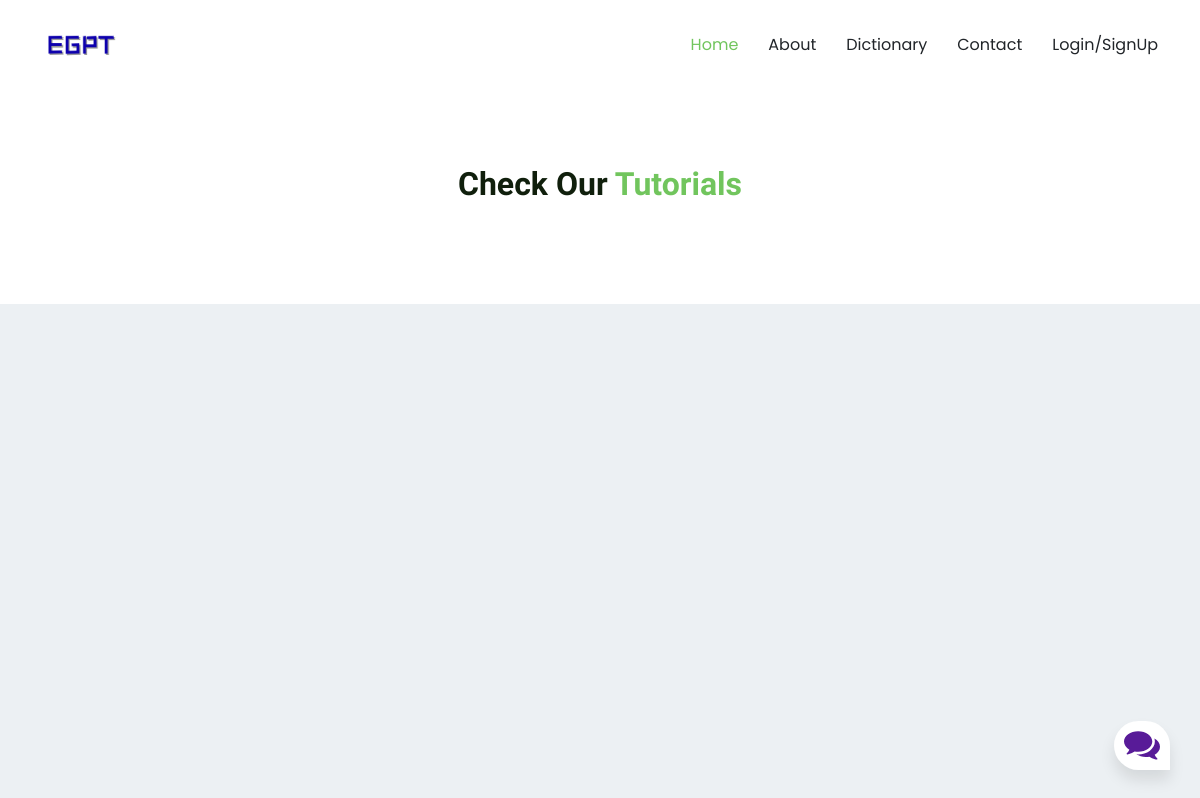
Before: /learning with the older database file.
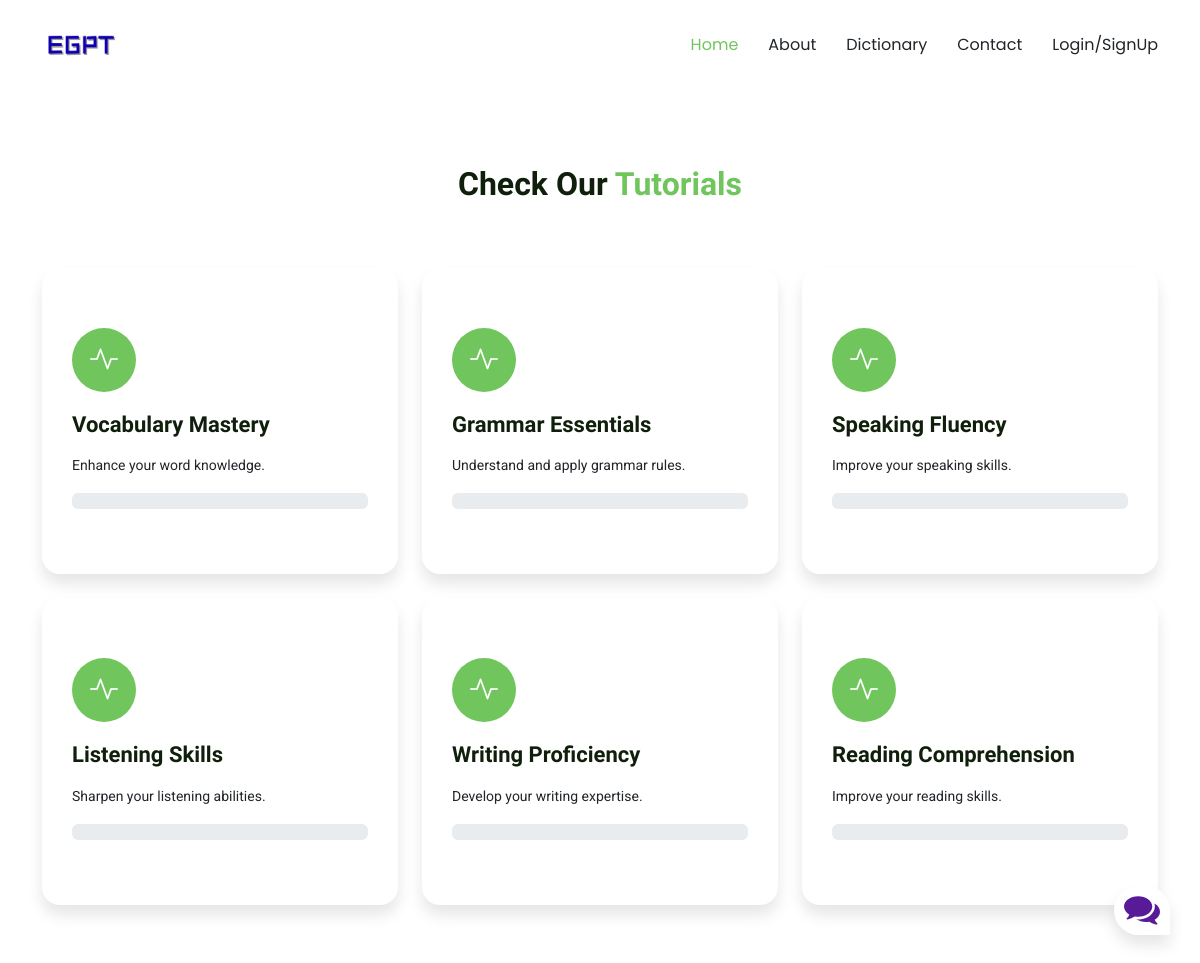
After: the same page with the newer database file.
### EGPT/models.py (models this page shows, shortened)
class Service(db.Model):
    id = db.Column(db.Integer, primary_key=True)
    name = db.Column(db.String(100), unique=True, nullable=False)
    description = db.Column(db.Text, nullable=True)
    tutorials = db.relationship('Tutorial', backref='service', lazy=True)

### EGPT/main/routes.py (the view)
@main.route('/learning', methods=['GET'])
def learning():
    services = Service.query.all()
    service_list = []
    for service in services:
        total_tutorials = len(service.tutorials)
        if current_user.is_authenticated:
            viewed_tutorials = UserProgress.query.filter_by(user_id=current_user.id, is_viewed=True).filter(UserProgress.tutorial_id.in_([t.id for t in service.tutorials])).count()
            progress = (viewed_tutorials / total_tutorials) * 100 if total_tutorials > 0 else 0
        else:
            progress = 0
        service_list.append({
            'name': service.name,
            'description': service.description,
            'progress': progress
        })
    return render_template('learning.html', services=service_list)

### EGPT/templates/learning.html (shortened to what this page needs)
{% extends 'layout.html' %}
{% block content %}
<link href="{{url_for('static', filename='css/services.css')}}" rel="stylesheet">
<section id="services" class="services section">
  <div class="container section-title" data-aos="fade-up">
    <div><span>Check Our</span> <span class="description-title">Tutorials</span></div>
  </div>
  <div class="container">
    <div class="row gy-4">
      {% for service in services %}
    <div class="col-lg-4 col-md-6" data-aos="fade-up" data-aos-delay="{{ loop.index * 100 }}">
        <div class="service-item position-relative">
            <div class="icon">
                <i class="bi bi-activity"></i>
            </div>
            <a href="{{ url_for('main.service_detail', service_name=service.name.replace(' ', '_')) }}" class="stretched-link">
                <h3>{{ service.name }}</h3>
            </a>
            <p>{{ service.description }}</p>
            <div class="progress mt-3">
            </div>
        </div>
    </div>
{% endfor %}
    </div>
  </div>
</section>
{% endblock content %}

### EGPT/templates/layout.html (shortened to what this page needs)
<!DOCTYPE html>
<html lang="en">
<head>
  <link href="{{url_for('static', filename='vendor/bootstrap/css/bootstrap.min.css')}}" rel="stylesheet">
  <link href="{{url_for('static', filename='vendor/bootstrap-icons/bootstrap-icons.css')}}" rel="stylesheet">
  <link href="{{url_for('static', filename='vendor/aos/aos.css')}}" rel="stylesheet">
  <link href="{{url_for('static', filename='vendor/glightbox/css/glightbox.min.css')}}" rel="stylesheet">
  <link href="{{url_for('static', filename='css/main.css')}}" rel="stylesheet">
  <link href="{{url_for('static', filename='css/chatbot.css')}}" rel="stylesheet">
  <link href="{{url_for('static', filename='css/about.css')}}" rel="stylesheet">
  <link href="{{url_for('static', filename='css/contact.css')}}" rel="stylesheet">
</head>
<body class="index-page">
  <header id="header" class="header d-flex align-items-center sticky-top">
    <div class="container-fluid container-xl position-relative d-flex align-items-center justify-content-between">
      <a href="{{url_for('main.home')}}" class="logo d-flex align-items-center">
        <img src="{{url_for('static', filename='img/egpt.png')}}" alt="">
      </a>
      <nav id="navmenu" class="navmenu">
        <ul>
          <li><a href="{{url_for('main.home')}}" class="active">Home</a></li>
          <li><a href="{{url_for('main.about')}}">About</a></li>
          <li><a href="{{url_for('main.dictionary')}}">Dictionary</a></li>
          <li><a href="{{url_for('main.contact_us')}}">Contact</a></li>
          {% if current_user.is_authenticated %}
          <li class="dropdown"><a href="#"><span> {{current_user.username}}</span> <i class="bi bi-chevron-down toggle-dropdown"></i></a>
            <ul>
              <li><a href="{{url_for('users.logout')}}">logout</a></li>
              <li class="dropdown"><a href="#"><span>Learning</span> <i class="bi bi-chevron-down toggle-dropdown"></i></a>
                <ul>
                  <li><a href="{{ url_for('main.service_detail', service_name='Vocabulary Mastery'.replace(' ', '_'))}}">Vocabulary Mastery</a></li>
                  <li><a href="{{ url_for('main.service_detail', service_name='Grammar Essentials'.replace(' ', '_'))}}">Grammar Essentials</a></li>
                  <li><a href="{{ url_for('main.service_detail', service_name='Speaking Fluency'.replace(' ', '_'))}}">Speaking Fluency</a></li>
                  <li><a href="{{ url_for('main.service_detail', service_name='Listening Skills'.replace(' ', '_'))}}">Listening Skills</a></li>
                  <li><a href="{{ url_for('main.service_detail', service_name='Writing Proficiency'.replace(' ', '_'))}}">Writing Proficiency</a></li>
                  <li><a href="{{ url_for('main.service_detail', service_name='Reading Comprehension'.replace(' ', '_'))}}">Reading Comprehension</a></li>
                </ul>
              </li>
              <li><a href="{{url_for('users.account')}}">My profile</a></li>
              <!-- <li><a href="#">Dropdown 3</a></li>
              <li><a href="#">Dropdown 4</a></li> -->
            </ul>
          </li>
          {%else:%}
            <li><a href="{{ url_for('users.register') }}">Login/SignUp</a></li>
          {%endif%}
        </ul>
      </nav>
    </div>
  </header>
  <main>
 {% block content %}{% endblock %}
 <div class="chatbox">
  <div class="chatbox__button">
      <button><img src="{{ url_for('static', filename='img/chatbox-icon.svg') }}" /></button>
  </div>
</div>
</main>
</body>
</html>

### EGPT/static/css/main.css (style rules this page uses)
:root { --default-font: "Roboto", system-ui, -apple-system, "Segoe UI", Roboto, "Helvetica Neue", Arial, "Noto Sans", "Liberation Sans", sans-serif, "Apple Color Emoji", "Segoe UI Emoji", "Segoe UI Symbol", "Noto Color Emoji"; --heading-font: "Raleway", sans-serif; --nav-font: "Poppins", sans-serif; }
:root { --background-color: #ffffff; --default-color: #212529; --heading-color: #101f0c; --accent-color: #71c55d; --surface-color: #ffffff; --contrast-color: #ffffff; }
:root { --nav-color: #212529; --nav-hover-color: #71c55d; --nav-mobile-background-color: #ffffff; --nav-dropdown-background-color: #ffffff; --nav-dropdown-color: #212529; --nav-dropdown-hover-color: #71c55d; }
:root { scroll-behavior: smooth; }
body { color: var(--default-color); background-color: var(--background-color); font-family: var(--default-font); }
a { color: var(--accent-color); text-decoration: none; transition: 0.3s; }
h1, h2, h3, h4, h5, h6 { color: var(--heading-color); font-family: var(--heading-font); }
.header { color: var(--default-color); background-color: var(--background-color); padding: 15px 0; transition: all 0.5s; z-index: 997; }
.header .logo { line-height: 1; }
.header .logo img { max-height: 32px; margin-right: 8px; }
@media (min-width: 1200px) { .navmenu { padding: 0; } }
@media (min-width: 1200px) { .navmenu ul { margin: 0; padding: 0; display: flex; list-style: none; align-items: center; } }
@media (min-width: 1200px) { .navmenu li { position: relative; } }
@media (min-width: 1200px) { .navmenu a, .navmenu a:focus { color: var(--nav-color); padding: 18px 15px; font-size: 16px; font-family: var(--nav-font); font-weight: 400; display: flex; align-items: center; justify-content: space-between; white-space: nowrap; transition: 0.3s; } }
@media (min-width: 1200px) { .navmenu li:last-child a { padding-right: 0; } }
@media (min-width: 1200px) { .navmenu li:hover>a, .navmenu .active, .navmenu .active:focus { color: var(--nav-hover-color); } }
section, .section { color: var(--default-color); background-color: var(--background-color); padding: 60px 0; scroll-margin-top: 90px; overflow: clip; }
.section-title { text-align: center; padding-bottom: 60px; position: relative; }
.section-title div { color: var(--heading-color); margin: 10px 0 0 0; font-size: 32px; font-weight: 700; font-family: var(--heading-font); }
.section-title div .description-title { color: var(--accent-color); }
.description-title { color: var(--accent-color); }

### EGPT/static/css/chatbot.css (style rules this page uses)
.chatbox { position: absolute; bottom: 30px; right: 30px; }
.chatbox__button { text-align: right; }
.chatbox__button button, .chatbox__button button:focus, .chatbox__button button:visited { padding: 10px; background: white; border: none; outline: none; border-top-left-radius: 50px; border-top-right-radius: 50px; border-bottom-left-radius: 50px; box-shadow: 0px 10px 15px rgba(0, 0, 0, 0.1); cursor: pointer; }

### EGPT/static/css/services.css (style rules this page uses)
.services .service-item { background-color: var(--surface-color); box-shadow: 0px 5px 90px 0px rgba(0, 0, 0, 0.1); padding: 60px 30px; transition: all ease-in-out 0.3s; border-radius: 18px; border-bottom: 5px solid var(--surface-color); height: 100%; }
.services .service-item .icon { color: var(--contrast-color); background: var(--accent-color); margin: 0; width: 64px; height: 64px; border-radius: 50px; display: flex; align-items: center; justify-content: center; margin-bottom: 20px; font-size: 28px; transition: ease-in-out 0.3s; }
.services .service-item h3 { font-weight: 700; margin: 10px 0 15px 0; font-size: 22px; transition: ease-in-out 0.3s; }
.services .service-item p { line-height: 24px; font-size: 14px; margin-bottom: 0; }
.services .service-item { box-shadow: 0 10px 15px rgba(0, 0, 0, 0.1); }
body { background: #ecf0f3; }

Changed rows visible on the page:
added Service: name "Vocabulary Mastery", description "Enhance your word knowledge."
added Service: name "Grammar Essentials", description "Understand and apply grammar rules."
added Service: name "Speaking Fluency", description "Improve your speaking skills."
added Service: name "Listening Skills", description "Sharpen your listening abilities."
added Service: name "Writing Proficiency", description "Develop your writing expertise."
added Service: name "Reading Comprehension", description "Improve your reading skills."
